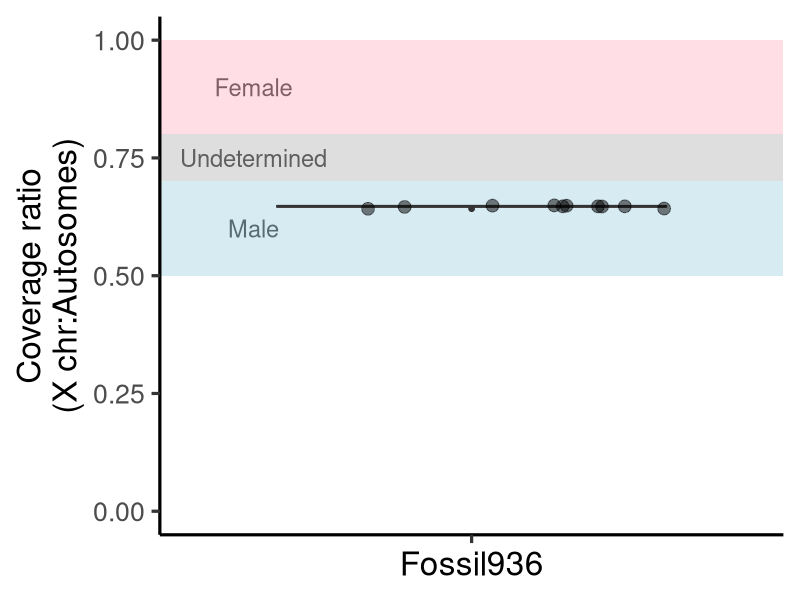
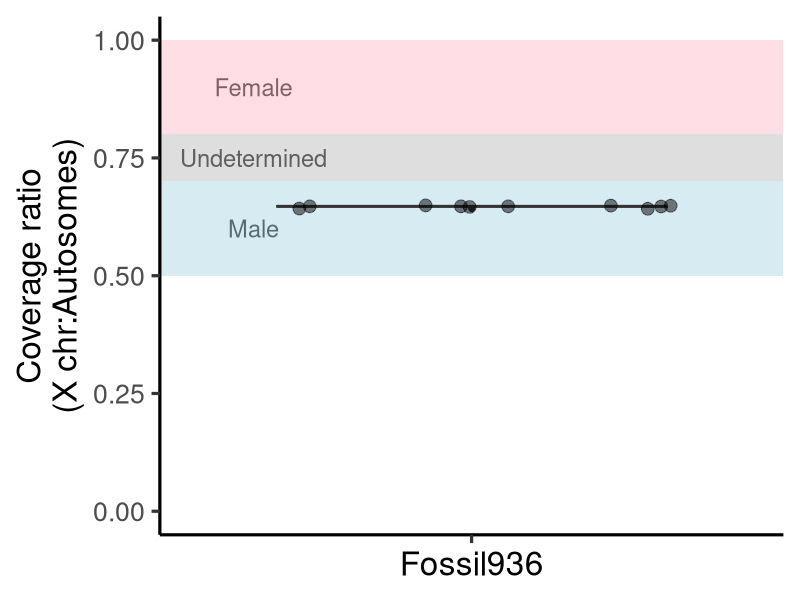
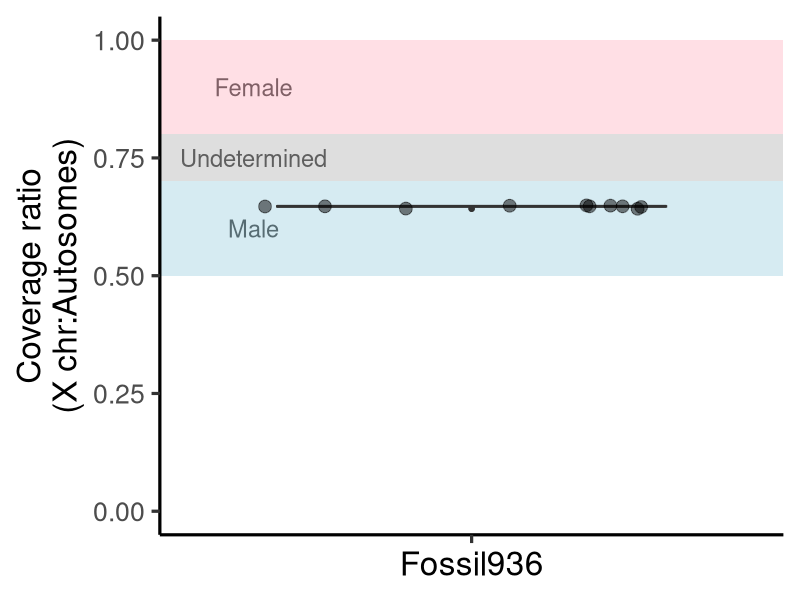

Recreate these plots in R, in order.
# Plot SeXY results
## Ratios (Autosomes:X) of bootstrap replicates

# Set working directory
#setwd("")

## Load packages
library(tidyverse)

## Import data
Fossilratios <- read_csv("SexCoverage_Wildebeest.csv", col_names = T)

## Make boxplot
ggplot(Fossilratios) +
  annotate("text", label = "Undetermined", x = 0.58, y = 0.75, size = 6) +
  annotate("text", label = "Male", x = 0.58, y = 0.6, size = 6) +
  annotate("text", label = "Female", x = 0.58, y = 0.9, size = 6) +
  annotate("rect", xmin = -Inf, xmax = Inf, ymin = 0.7, ymax = 0.8, alpha = 0.5, fill = "grey") +
  annotate("rect", xmin = -Inf, xmax = Inf, ymin = 0.5, ymax = 0.7, alpha = 0.5, fill = "lightblue") +
  annotate("rect", xmin = -Inf, xmax = Inf, ymin = 0.8, ymax = 1, alpha = 0.5, fill = "pink") +
  geom_boxplot(aes(Species, Ratio)) +
  geom_jitter(aes(Species, Ratio), colour = "black", size = 4, alpha =  0.5) +
  scale_y_continuous(limits = c(0,1)) +
  theme_classic(base_size = 24) +
  scale_x_discrete(labels = rep(NULL, 10)) +
  labs(x = "Fossil936", y = "Coverage ratio\n(X chr:Autosomes)") #+
#  theme(axis.title.x = element_blank())
ggsave("Fossil_wildebeest_sex_boxplot.png", dpi = 300, width = 7.5, height = 5)
ggsave("Fossil_wildebeest_sex_boxplot.pdf", width = 7.5, height = 5)
 
